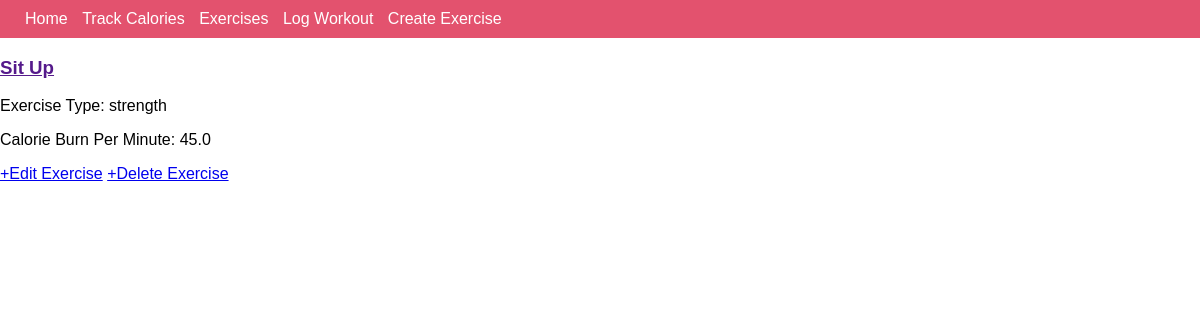
The page /exercise/3/ on the database its author committed.
### app/models.py (models this page shows, shortened)
class exercise(models.Model):
    user = models.ForeignKey(User, on_delete=models.CASCADE)
    exercise_name = models.CharField(max_length=50, null=True, blank=True)
    EXERCISE_TYPES = [
        ('cardio', 'Cardio'),
        ('strength', 'Strength'),
        ('flexibility','Flexibility'),
        ('balance', 'Balance'),
        ('hiit', 'High-Intensity Interval Training'),
        ('other', 'Others')
    ]
    exercise_type = models.CharField(max_length=50, choices=EXERCISE_TYPES)
    calorie_burn = models.FloatField(null=True, blank=True)

### app/views.py (the view)
# urls.py: path('exercise/<int:pk>/', ExerciseDetailView.as_view(), name ='exercise_detail'),
class ExerciseDetailView(DetailView):
    model = exercise
    context_object_name = 'exercise'
    template_name = 'app/exercise_detail.html'

### app/templates/app/exercise_detail.html
{% extends 'app/base.html' %} {% load static %} {% block content %}
<div class="post-entry">
  <h3>
    <a href="">{{exercise.exercise_name}}</a>
  </h3>
  <p>Exercise Type: {{exercise.exercise_type}}</p>
  <p>Calorie Burn Per Minute: {{exercise.calorie_burn}}</p>
</div>
<a href="{% url 'exercise_update' object.pk %}">+Edit Exercise</a>
<a href="{% url 'exercise_delete' object.pk %}">+Delete Exercise</a>
{% endblock content%}

### static/css/base.css (style rules this page uses)
body { margin: 0; font-family:Arial, Helvetica, sans-serif; }

### rows shown on the page
exercise: exercise_name "Sit Up", exercise_type "strength", calorie_burn "45.0"
